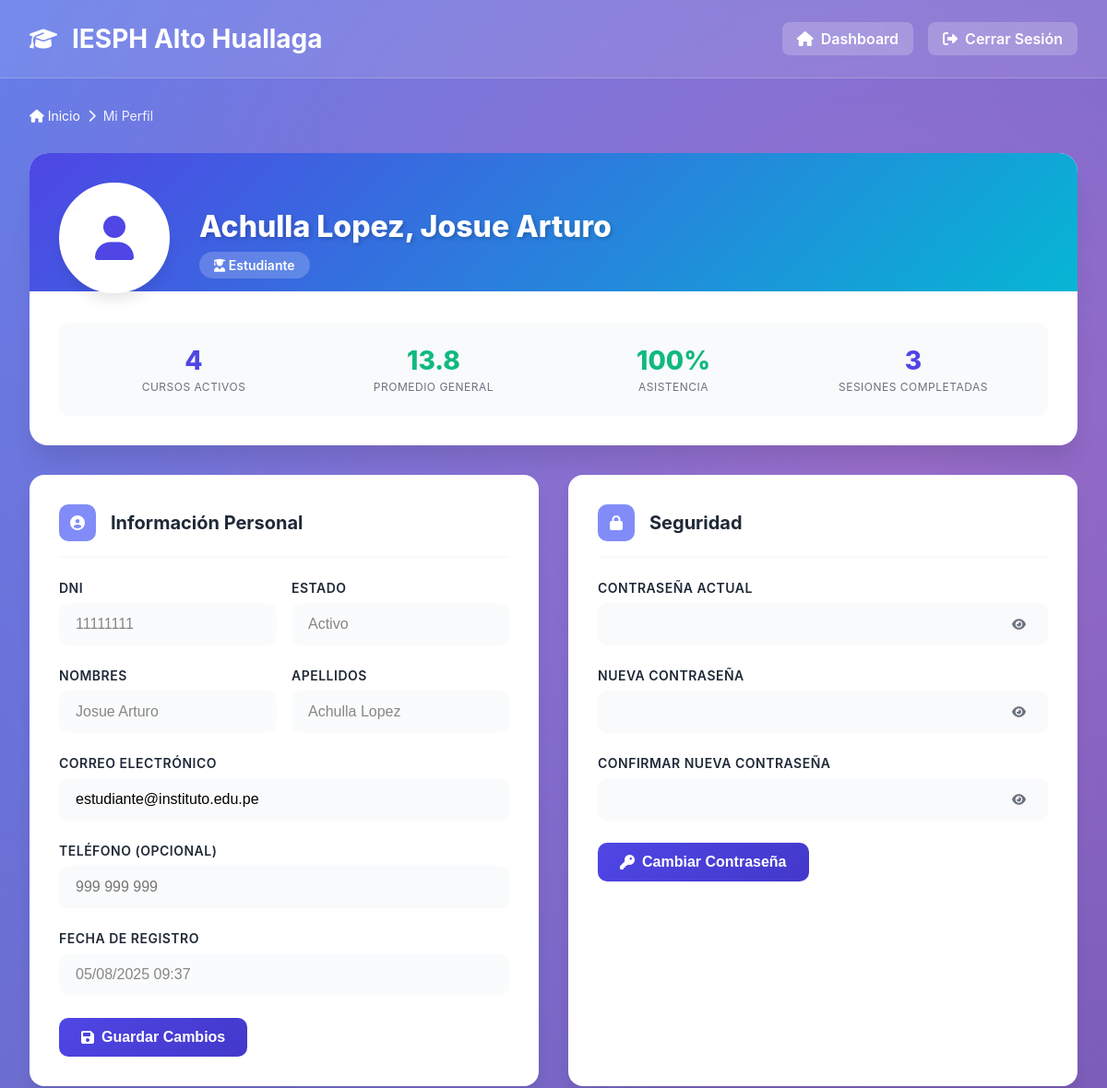
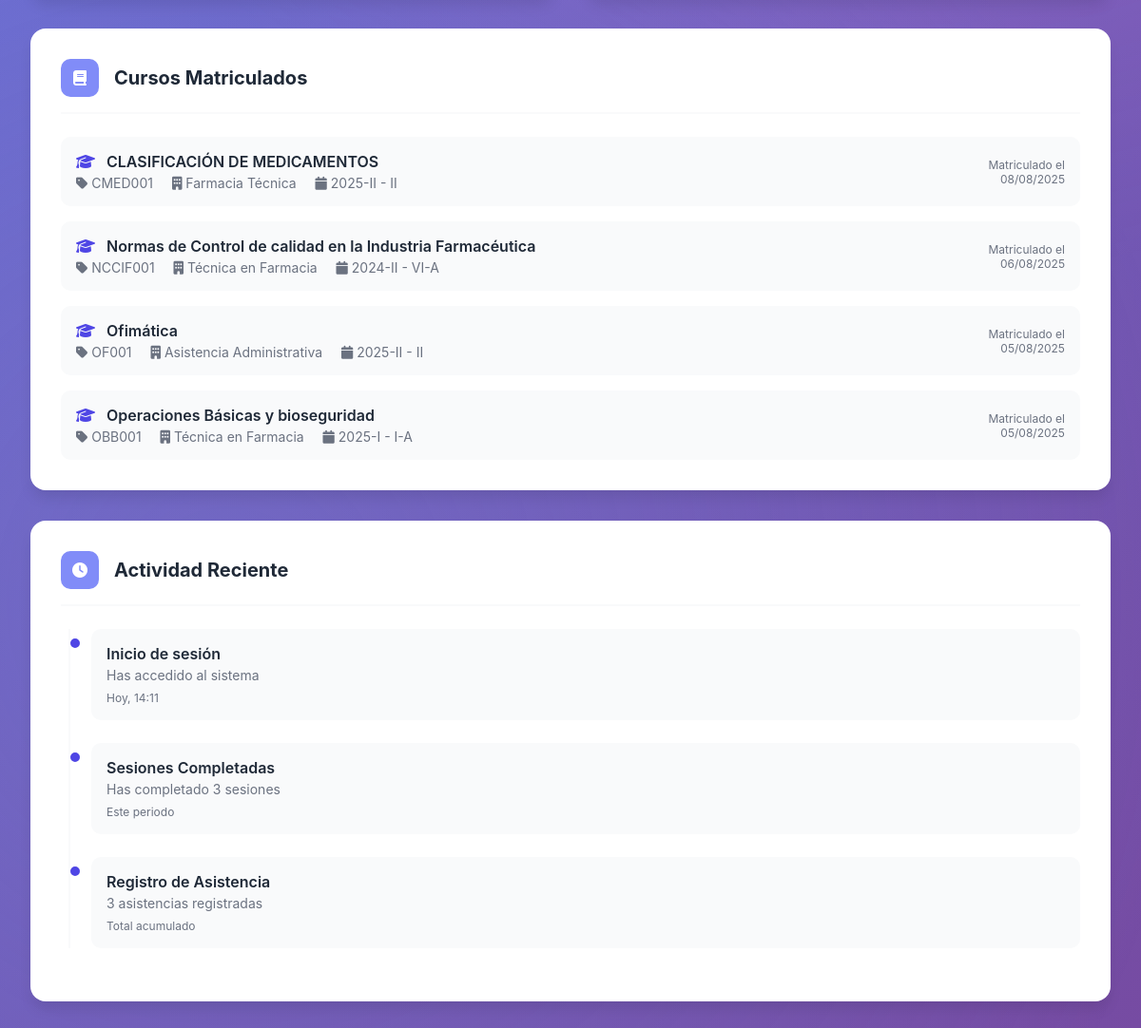
Screenshot of /student/profile.php (signed in) with the database file from the repository (2 pictures, top to bottom).
### tables this page shows
CREATE TABLE `usuarios` (
  `id` int(11) NOT NULL AUTO_INCREMENT,
  `dni` varchar(8) NOT NULL,
  `nombres` varchar(100) NOT NULL,
  `apellidos` varchar(100) NOT NULL,
  `email` varchar(100) DEFAULT NULL,
  `password` varchar(255) NOT NULL,
  `tipo_usuario` enum('super_admin','docente','estudiante') NOT NULL,
  `estado` enum('activo','inactivo') DEFAULT 'activo',
  `fecha_creacion` timestamp NOT NULL DEFAULT current_timestamp(),
  PRIMARY KEY (`id`),
  UNIQUE KEY `dni` (`dni`)
);

CREATE TABLE `matriculas` (
  `id` int(11) NOT NULL AUTO_INCREMENT,
  `estudiante_id` int(11) NOT NULL,
  `unidad_didactica_id` int(11) NOT NULL,
  `fecha_matricula` timestamp NOT NULL DEFAULT current_timestamp(),
  `estado` enum('activo','retirado') DEFAULT 'activo',
  PRIMARY KEY (`id`),
  UNIQUE KEY `unique_matricula` (`estudiante_id`,`unidad_didactica_id`),
  KEY `unidad_didactica_id` (`unidad_didactica_id`),
  CONSTRAINT `matriculas_ibfk_1` FOREIGN KEY (`estudiante_id`) REFERENCES `usuarios` (`id`) ON DELETE CASCADE,
  CONSTRAINT `matriculas_ibfk_2` FOREIGN KEY (`unidad_didactica_id`) REFERENCES `unidades_didacticas` (`id`) ON DELETE CASCADE
);

CREATE TABLE `unidades_didacticas` (
  `id` int(11) NOT NULL AUTO_INCREMENT,
  `nombre` varchar(200) NOT NULL,
  `codigo` varchar(50) NOT NULL,
  `programa_id` int(11) NOT NULL,
  `periodo_lectivo` varchar(20) NOT NULL,
  `periodo_academico` varchar(10) NOT NULL,
  `docente_id` int(11) NOT NULL,
  `estado` enum('activo','inactivo') DEFAULT 'activo',
  PRIMARY KEY (`id`),
  UNIQUE KEY `codigo` (`codigo`),
  KEY `programa_id` (`programa_id`),
  KEY `docente_id` (`docente_id`),
  CONSTRAINT `unidades_didacticas_ibfk_1` FOREIGN KEY (`programa_id`) REFERENCES `programas_estudio` (`id`) ON DELETE CASCADE,
  CONSTRAINT `unidades_didacticas_ibfk_2` FOREIGN KEY (`docente_id`) REFERENCES `usuarios` (`id`) ON DELETE CASCADE
);

CREATE TABLE `programas_estudio` (
  `id` int(11) NOT NULL AUTO_INCREMENT,
  `nombre` varchar(200) NOT NULL,
  `codigo` varchar(50) NOT NULL,
  `estado` enum('activo','inactivo') DEFAULT 'activo',
  `descripcion` text DEFAULT NULL,
  `duracion_semestres` int(11) DEFAULT 6,
  `modalidad` enum('presencial','virtual','semipresencial') DEFAULT 'presencial',
  PRIMARY KEY (`id`),
  UNIQUE KEY `codigo` (`codigo`)
);

### student/profile.php (the view, shortened to what the rows shown need)
<?php
$student_id = $_SESSION['user_id'];
$database = new Database();
$conn = $database->getConnection();
try {
    $sql_student = "
        SELECT
            u.dni,
            u.nombres,
            u.apellidos,
            u.email,
            u.fecha_creacion,
            u.estado
        FROM usuarios u
        WHERE u.id = :student_id
    ";
    $stmt_student = $conn->prepare($sql_student);
    $stmt_student->bindParam(':student_id', $student_id);
    $stmt_student->execute();
    $student_info = $stmt_student->fetch(PDO::FETCH_ASSOC);
    $sql_courses = "
        SELECT
            ud.nombre as curso_nombre,
            ud.codigo,
            ud.periodo_lectivo,
            ud.periodo_academico,
            pe.nombre as programa_nombre,
            m.fecha_matricula
        FROM matriculas m
        INNER JOIN unidades_didacticas ud ON m.unidad_didactica_id = ud.id
        INNER JOIN programas_estudio pe ON ud.programa_id = pe.id
        WHERE m.estudiante_id = :student_id
        AND m.estado = 'activo'
        ORDER BY m.fecha_matricula DESC
    ";
    $stmt_courses = $conn->prepare($sql_courses);
    $stmt_courses->bindParam(':student_id', $student_id);
    $stmt_courses->execute();
    $enrolled_courses = $stmt_courses->fetchAll(PDO::FETCH_ASSOC);
} catch (PDOException $e) {
    echo "Error: " . $e->getMessage();
    exit();
}
?>
<!DOCTYPE html>
<html lang="es">
<head>
    <link href="https://cdnjs.cloudflare.com/ajax/libs/font-awesome/6.4.0/css/all.min.css" rel="stylesheet">
</head>
<body>
    <header class="header">
        <div class="header-content">
            <div class="header-title">
                <h1>IESPH Alto Huallaga</h1>
            </div>
        </div>
    </header>
    <div class="container">
        <div class="profile-header">
            <div class="profile-content">
                <div class="profile-avatar-section">
                    <div class="profile-info">
                        <h2 class="profile-name">
                            <?php echo htmlspecialchars($student_info['apellidos'] . ', ' . $student_info['nombres']); ?>
                        </h2>
                        <span class="profile-role">
                            <i class="fas fa-user-graduate"></i> Estudiante
                        </span>
                    </div>
                </div>
            </div>
        </div>
        <div class="content-grid">
            <div class="card">
                <form method="POST" id="profileForm">
                    <div class="form-group-inline">
                        <div class="form-group">
                            <label class="form-label">DNI</label>
                            <input type="text" class="form-input" value="<?php echo htmlspecialchars($student_info['dni']); ?>" disabled>
                        </div>
                        <div class="form-group">
                            <label class="form-label">Estado</label>
                            <input type="text" class="form-input" value="<?php echo ucfirst($student_info['estado']); ?>" disabled>
                        </div>
                    </div>
                    <div class="form-group-inline">
                        <div class="form-group">
                            <label class="form-label">Nombres</label>
                            <input type="text" class="form-input" value="<?php echo htmlspecialchars($student_info['nombres']); ?>" disabled>
                        </div>
                        <div class="form-group">
                            <label class="form-label">Apellidos</label>
                            <input type="text" class="form-input" value="<?php echo htmlspecialchars($student_info['apellidos']); ?>" disabled>
                        </div>
                    </div>
                    <div class="form-group">
                        <label class="form-label" for="email">Correo Electrónico</label>
                        <input type="email"
                               id="email"
                               name="email"
                               class="form-input"
                               value="<?php echo htmlspecialchars($student_info['email']); ?>"
                               required>
                    </div>
                    <div class="form-group">
                        <label class="form-label">Fecha de Registro</label>
                        <input type="text"
                               class="form-input"
                               value="<?php echo date('d/m/Y H:i', strtotime($student_info['fecha_creacion'])); ?>"
                               disabled>
                    </div>
                </form>
            </div>
            <div class="card full-width">
                <?php if (!empty($enrolled_courses)): ?>
                    <div class="courses-list">
                        <?php foreach ($enrolled_courses as $course): ?>
                            <div class="course-item">
                                <div class="course-info">
                                    <div class="course-name">
                                        <i class="fas fa-graduation-cap" style="color: var(--primary); margin-right: 0.5rem;"></i>
                                        <?php echo htmlspecialchars($course['curso_nombre']); ?>
                                    </div>
                                    <div class="course-meta">
                                        <span style="margin-right: 1rem;">
                                            <i class="fas fa-tag"></i> <?php echo htmlspecialchars($course['codigo']); ?>
                                        </span>
                                        <span style="margin-right: 1rem;">
                                            <i class="fas fa-building"></i> <?php echo htmlspecialchars($course['programa_nombre']); ?>
                                        </span>
                                        <span>
                                            <i class="fas fa-calendar"></i> <?php echo htmlspecialchars($course['periodo_lectivo'] . ' - ' . $course['periodo_academico']); ?>
                                        </span>
                                    </div>
                                </div>
                                <div class="course-date">
                                    Matriculado el<br>
                                    <?php echo date('d/m/Y', strtotime($course['fecha_matricula'])); ?>
                                </div>
                            </div>
                        <?php endforeach; ?>
                    </div>
                <?php else: ?>
                    <p style="text-align: center; color: var(--gray); padding: 2rem;">
                        No tienes cursos matriculados actualmente.
                    </p>
                <?php endif; ?>
            </div>
        </div>
    </div>
</body>
</html>

### rows the page displays
usuarios: apellidos+nombres "Achulla Lopez, Josue Arturo", dni "11111111", estado "Activo", nombres "Josue Arturo", apellidos "Achulla Lopez", email "estudiante@instituto.edu.pe", fecha_creacion "05/08/2025 09:37"
matriculas: unidad_didactica.nombre "CLASIFICACIÓN DE MEDICAMENTOS", unidad_didactica.codigo "CMED001", programas_estudio.nombre "Farmacia Técnica", unidad_didactica.periodo_academico "2025-II - II", fecha_matricula "08/08/2025"
matriculas: unidad_didactica.nombre "Normas de Control de calidad en la Industria Farmacéutica", unidad_didactica.codigo "NCCIF001", programas_estudio.nombre "Técnica en Farmacia", unidad_didactica.periodo_academico "2024-II - VI-A", fecha_matricula "06/08/2025"
matriculas: unidad_didactica.nombre "Ofimática", unidad_didactica.codigo "OF001", programas_estudio.nombre "Asistencia Administrativa", unidad_didactica.periodo_academico "2025-II - II", fecha_matricula "05/08/2025"
matriculas: unidad_didactica.nombre "Operaciones Básicas y bioseguridad", unidad_didactica.codigo "OBB001", programas_estudio.nombre "Técnica en Farmacia", unidad_didactica.periodo_academico "2025-I - I-A", fecha_matricula "05/08/2025"

### other values shown
$stats['total_cursos'] "4"
$promedio_general "13.8"
$attendance_percentage "100"
$stats['sesiones_completadas'] "3"
$stats['total_asistencias'] "3"
